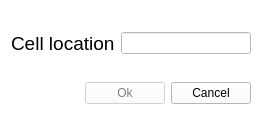
<?xml version="1.0" encoding="UTF-8"?>
<ui version="4.0">
 <class>GoToCell</class>
 <widget class="QDialog" name="GoToCell">
  <property name="geometry">
   <rect>
    <x>0</x>
    <y>0</y>
    <width>262</width>
    <height>138</height>
   </rect>
  </property>
  <property name="palette">
   <palette>
    <active>
     <colorrole role="WindowText">
      <brush brushstyle="SolidPattern">
       <color alpha="255">
        <red>0</red>
        <green>0</green>
        <blue>0</blue>
       </color>
      </brush>
     </colorrole>
     <colorrole role="Button">
      <brush brushstyle="SolidPattern">
       <color alpha="255">
        <red>255</red>
        <green>255</green>
        <blue>255</blue>
       </color>
      </brush>
     </colorrole>
     <colorrole role="Light">
      <brush brushstyle="SolidPattern">
       <color alpha="255">
        <red>255</red>
        <green>255</green>
        <blue>255</blue>
       </color>
      </brush>
     </colorrole>
     <colorrole role="Midlight">
      <brush brushstyle="SolidPattern">
       <color alpha="255">
        <red>255</red>
        <green>255</green>
        <blue>255</blue>
       </color>
      </brush>
     </colorrole>
     <colorrole role="Dark">
      <brush brushstyle="SolidPattern">
       <color alpha="255">
        <red>127</red>
        <green>127</green>
        <blue>127</blue>
       </color>
      </brush>
     </colorrole>
     <colorrole role="Mid">
      <brush brushstyle="SolidPattern">
       <color alpha="255">
        <red>170</red>
        <green>170</green>
        <blue>170</blue>
       </color>
      </brush>
     </colorrole>
     <colorrole role="Text">
      <brush brushstyle="SolidPattern">
       <color alpha="255">
        <red>0</red>
        <green>0</green>
        <blue>0</blue>
       </color>
      </brush>
     </colorrole>
     <colorrole role="BrightText">
      <brush brushstyle="SolidPattern">
       <color alpha="255">
        <red>255</red>
        <green>255</green>
        <blue>255</blue>
       </color>
      </brush>
     </colorrole>
     <colorrole role="ButtonText">
      <brush brushstyle="SolidPattern">
       <color alpha="255">
        <red>0</red>
        <green>0</green>
        <blue>0</blue>
       </color>
      </brush>
     </colorrole>
     <colorrole role="Base">
      <brush brushstyle="SolidPattern">
       <color alpha="255">
        <red>255</red>
        <green>255</green>
        <blue>255</blue>
       </color>
      </brush>
     </colorrole>
     <colorrole role="Window">
      <brush brushstyle="SolidPattern">
       <color alpha="255">
        <red>255</red>
        <green>255</green>
        <blue>255</blue>
       </color>
      </brush>
     </colorrole>
     <colorrole role="Shadow">
      <brush brushstyle="SolidPattern">
       <color alpha="255">
        <red>0</red>
        <green>0</green>
        <blue>0</blue>
       </color>
      </brush>
     </colorrole>
     <colorrole role="AlternateBase">
      <brush brushstyle="SolidPattern">
       <color alpha="255">
        <red>255</red>
        <green>255</green>
        <blue>255</blue>
       </color>
      </brush>
     </colorrole>
     <colorrole role="ToolTipBase">
      <brush brushstyle="SolidPattern">
       <color alpha="255">
        <red>255</red>
        <green>255</green>
        <blue>220</blue>
       </color>
      </brush>
     </colorrole>
     <colorrole role="ToolTipText">
      <brush brushstyle="SolidPattern">
       <color alpha="255">
        <red>0</red>
        <green>0</green>
        <blue>0</blue>
       </color>
      </brush>
     </colorrole>
     <colorrole role="PlaceholderText">
      <brush brushstyle="SolidPattern">
       <color alpha="127">
        <red>0</red>
        <green>0</green>
        <blue>0</blue>
       </color>
      </brush>
     </colorrole>
     <colorrole role="Accent">
      <brush brushstyle="SolidPattern">
       <color alpha="255">
        <red>255</red>
        <green>255</green>
        <blue>255</blue>
       </color>
      </brush>
     </colorrole>
    </active>
    <inactive>
     <colorrole role="WindowText">
      <brush brushstyle="SolidPattern">
       <color alpha="255">
        <red>0</red>
        <green>0</green>
        <blue>0</blue>
       </color>
      </brush>
     </colorrole>
     <colorrole role="Button">
      <brush brushstyle="SolidPattern">
       <color alpha="255">
        <red>255</red>
        <green>255</green>
        <blue>255</blue>
       </color>
      </brush>
     </colorrole>
     <colorrole role="Light">
      <brush brushstyle="SolidPattern">
       <color alpha="255">
        <red>255</red>
        <green>255</green>
        <blue>255</blue>
       </color>
      </brush>
     </colorrole>
     <colorrole role="Midlight">
      <brush brushstyle="SolidPattern">
       <color alpha="255">
        <red>255</red>
        <green>255</green>
        <blue>255</blue>
       </color>
      </brush>
     </colorrole>
     <colorrole role="Dark">
      <brush brushstyle="SolidPattern">
       <color alpha="255">
        <red>127</red>
        <green>127</green>
        <blue>127</blue>
       </color>
      </brush>
     </colorrole>
     <colorrole role="Mid">
      <brush brushstyle="SolidPattern">
       <color alpha="255">
        <red>170</red>
        <green>170</green>
        <blue>170</blue>
       </color>
      </brush>
     </colorrole>
     <colorrole role="Text">
      <brush brushstyle="SolidPattern">
       <color alpha="255">
        <red>0</red>
        <green>0</green>
        <blue>0</blue>
       </color>
      </brush>
     </colorrole>
     <colorrole role="BrightText">
      <brush brushstyle="SolidPattern">
       <color alpha="255">
        <red>255</red>
        <green>255</green>
        <blue>255</blue>
       </color>
      </brush>
     </colorrole>
     <colorrole role="ButtonText">
      <brush brushstyle="SolidPattern">
       <color alpha="255">
        <red>0</red>
        <green>0</green>
        <blue>0</blue>
       </color>
      </brush>
     </colorrole>
     <colorrole role="Base">
      <brush brushstyle="SolidPattern">
       <color alpha="255">
        <red>255</red>
        <green>255</green>
        <blue>255</blue>
       </color>
      </brush>
     </colorrole>
     <colorrole role="Window">
      <brush brushstyle="SolidPattern">
       <color alpha="255">
        <red>255</red>
        <green>255</green>
        <blue>255</blue>
       </color>
      </brush>
     </colorrole>
     <colorrole role="Shadow">
      <brush brushstyle="SolidPattern">
       <color alpha="255">
        <red>0</red>
        <green>0</green>
        <blue>0</blue>
       </color>
      </brush>
     </colorrole>
     <colorrole role="AlternateBase">
      <brush brushstyle="SolidPattern">
       <color alpha="255">
        <red>255</red>
        <green>255</green>
        <blue>255</blue>
       </color>
      </brush>
     </colorrole>
     <colorrole role="ToolTipBase">
      <brush brushstyle="SolidPattern">
       <color alpha="255">
        <red>255</red>
        <green>255</green>
        <blue>220</blue>
       </color>
      </brush>
     </colorrole>
     <colorrole role="ToolTipText">
      <brush brushstyle="SolidPattern">
       <color alpha="255">
        <red>0</red>
        <green>0</green>
        <blue>0</blue>
       </color>
      </brush>
     </colorrole>
     <colorrole role="PlaceholderText">
      <brush brushstyle="SolidPattern">
       <color alpha="127">
        <red>0</red>
        <green>0</green>
        <blue>0</blue>
       </color>
      </brush>
     </colorrole>
     <colorrole role="Accent">
      <brush brushstyle="SolidPattern">
       <color alpha="255">
        <red>255</red>
        <green>255</green>
        <blue>255</blue>
       </color>
      </brush>
     </colorrole>
    </inactive>
    <disabled>
     <colorrole role="WindowText">
      <brush brushstyle="SolidPattern">
       <color alpha="255">
        <red>127</red>
        <green>127</green>
        <blue>127</blue>
       </color>
      </brush>
     </colorrole>
     <colorrole role="Button">
      <brush brushstyle="SolidPattern">
       <color alpha="255">
        <red>255</red>
        <green>255</green>
        <blue>255</blue>
       </color>
      </brush>
     </colorrole>
     <colorrole role="Light">
      <brush brushstyle="SolidPattern">
       <color alpha="255">
        <red>255</red>
        <green>255</green>
        <blue>255</blue>
       </color>
      </brush>
     </colorrole>
     <colorrole role="Midlight">
      <brush brushstyle="SolidPattern">
       <color alpha="255">
        <red>255</red>
        <green>255</green>
        <blue>255</blue>
       </color>
      </brush>
     </colorrole>
     <colorrole role="Dark">
      <brush brushstyle="SolidPattern">
       <color alpha="255">
        <red>127</red>
        <green>127</green>
        <blue>127</blue>
       </color>
      </brush>
     </colorrole>
     <colorrole role="Mid">
      <brush brushstyle="SolidPattern">
       <color alpha="255">
        <red>170</red>
        <green>170</green>
        <blue>170</blue>
       </color>
      </brush>
     </colorrole>
     <colorrole role="Text">
      <brush brushstyle="SolidPattern">
       <color alpha="255">
        <red>127</red>
        <green>127</green>
        <blue>127</blue>
       </color>
      </brush>
     </colorrole>
     <colorrole role="BrightText">
      <brush brushstyle="SolidPattern">
       <color alpha="255">
        <red>255</red>
        <green>255</green>
        <blue>255</blue>
       </color>
      </brush>
     </colorrole>
     <colorrole role="ButtonText">
      <brush brushstyle="SolidPattern">
       <color alpha="255">
        <red>127</red>
        <green>127</green>
        <blue>127</blue>
       </color>
      </brush>
     </colorrole>
     <colorrole role="Base">
      <brush brushstyle="SolidPattern">
       <color alpha="255">
        <red>255</red>
        <green>255</green>
        <blue>255</blue>
       </color>
      </brush>
     </colorrole>
     <colorrole role="Window">
      <brush brushstyle="SolidPattern">
       <color alpha="255">
        <red>255</red>
        <green>255</green>
        <blue>255</blue>
       </color>
      </brush>
     </colorrole>
     <colorrole role="Shadow">
      <brush brushstyle="SolidPattern">
       <color alpha="255">
        <red>0</red>
        <green>0</green>
        <blue>0</blue>
       </color>
      </brush>
     </colorrole>
     <colorrole role="AlternateBase">
      <brush brushstyle="SolidPattern">
       <color alpha="255">
        <red>255</red>
        <green>255</green>
        <blue>255</blue>
       </color>
      </brush>
     </colorrole>
     <colorrole role="ToolTipBase">
      <brush brushstyle="SolidPattern">
       <color alpha="255">
        <red>255</red>
        <green>255</green>
        <blue>220</blue>
       </color>
      </brush>
     </colorrole>
     <colorrole role="ToolTipText">
      <brush brushstyle="SolidPattern">
       <color alpha="255">
        <red>0</red>
        <green>0</green>
        <blue>0</blue>
       </color>
      </brush>
     </colorrole>
     <colorrole role="PlaceholderText">
      <brush brushstyle="SolidPattern">
       <color alpha="127">
        <red>127</red>
        <green>127</green>
        <blue>127</blue>
       </color>
      </brush>
     </colorrole>
     <colorrole role="Accent">
      <brush brushstyle="SolidPattern">
       <color alpha="255">
        <red>255</red>
        <green>255</green>
        <blue>255</blue>
       </color>
      </brush>
     </colorrole>
    </disabled>
   </palette>
  </property>
  <property name="windowTitle">
   <string>Go to Cell</string>
  </property>
  <layout class="QVBoxLayout" name="verticalLayout">
   <item>
    <layout class="QHBoxLayout" name="horizontalLayout">
     <item>
      <widget class="QLabel" name="label_2">
       <property name="font">
        <font>
         <family>Arial</family>
         <pointsize>14</pointsize>
        </font>
       </property>
       <property name="text">
        <string>Cell location</string>
       </property>
       <property name="buddy">
        <cstring>lineEdit</cstring>
       </property>
      </widget>
     </item>
     <item>
      <widget class="QLineEdit" name="lineEdit"/>
     </item>
    </layout>
   </item>
   <item>
    <layout class="QHBoxLayout" name="horizontalLayout_2">
     <item>
      <spacer name="horizontalSpacer">
       <property name="orientation">
        <enum>Qt::Orientation::Horizontal</enum>
       </property>
       <property name="sizeHint" stdset="0">
        <size>
         <width>60</width>
         <height>20</height>
        </size>
       </property>
      </spacer>
     </item>
     <item>
      <widget class="QPushButton" name="okBtn">
       <property name="enabled">
        <bool>false</bool>
       </property>
       <property name="text">
        <string>Ok</string>
       </property>
       <property name="default">
        <bool>true</bool>
       </property>
      </widget>
     </item>
     <item>
      <widget class="QPushButton" name="cancelBtn">
       <property name="text">
        <string>Cancel</string>
       </property>
      </widget>
     </item>
    </layout>
   </item>
  </layout>
 </widget>
 <tabstops>
  <tabstop>lineEdit</tabstop>
  <tabstop>okBtn</tabstop>
  <tabstop>cancelBtn</tabstop>
 </tabstops>
 <resources/>
 <connections>
  <connection>
   <sender>cancelBtn</sender>
   <signal>clicked()</signal>
   <receiver>GoToCell</receiver>
   <slot>close()</slot>
   <hints>
    <hint type="sourcelabel">
     <x>239</x>
     <y>114</y>
    </hint>
    <hint type="destinationlabel">
     <x>149</x>
     <y>74</y>
    </hint>
   </hints>
  </connection>
 </connections>
</ui>
